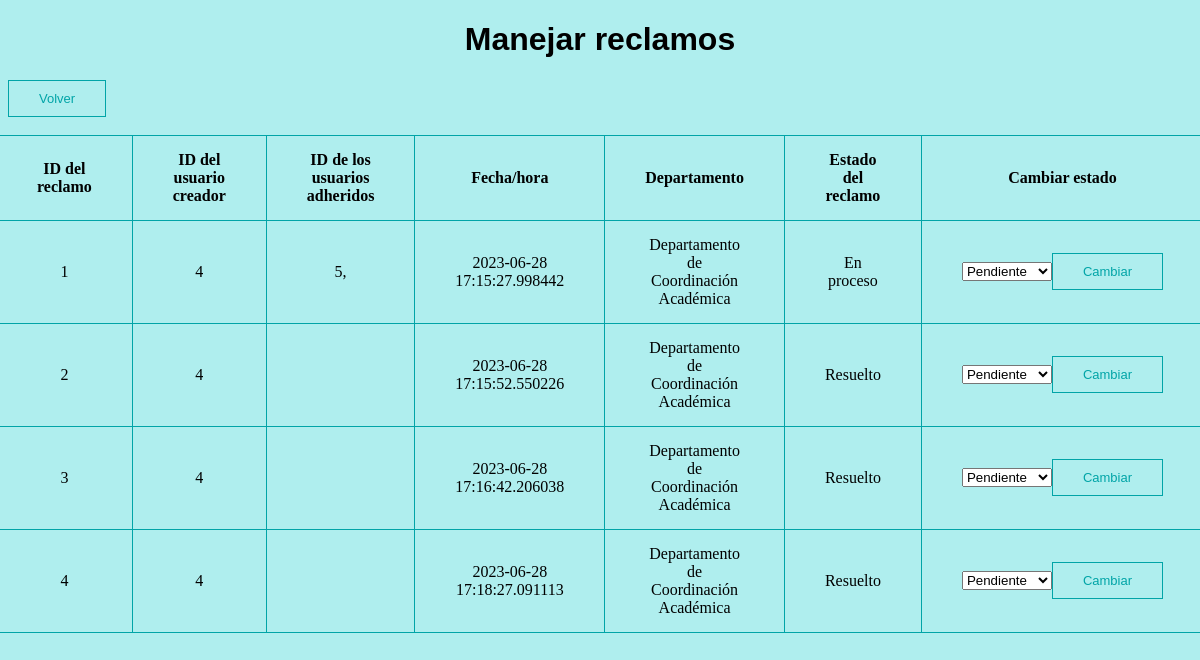
/manejar_reclamo (signed in), run on an earlier commit of the app's database.
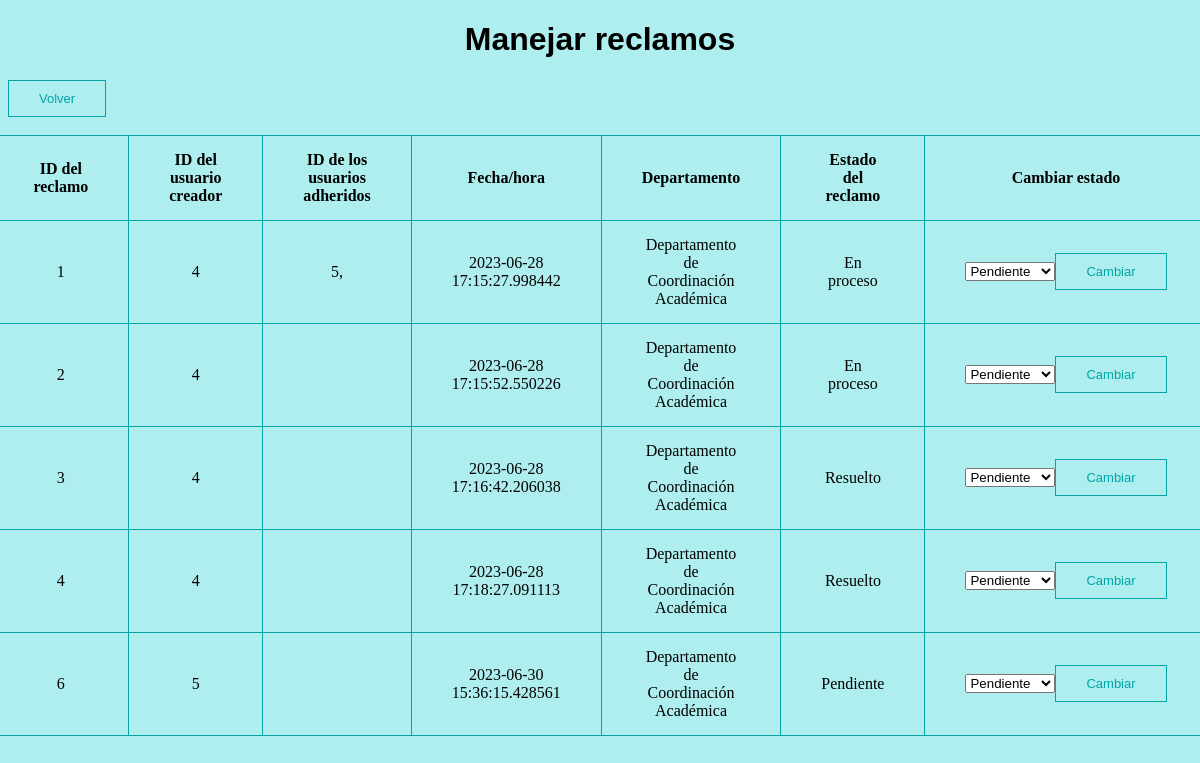
And on a later commit of the database.
### modules/classes.py (models this page shows, shortened)
class Reclamo(db.Model):
    id = db.Column(db.Integer,primary_key=True)
    usuario_creador = db.Column(db.String(100))
    asunto = db.Column(db.String(1000))
    descripcion = db.Column(db.String(1000))
    departamento_id = db.Column(db.Integer, db.ForeignKey('departamento.id'), nullable=True)
    estado =  db.Column(db.String(100))
    adherente = db.Column(db.String(100))
    fecha = db.Column(db.DateTime, default=datetime.utcnow)

class Usuario(db.Model, UserMixin):
    id = db.Column(db.Integer, primary_key=True)
    email = db.Column(db.String(100), unique=True)
    password = db.Column(db.String(100))
    name = db.Column(db.String(1000))
    apellido = db.Column(db.String(1000))
    claustro = db.Column(db.String(100))

class Usuario_final(Usuario):
    def crear_reclamo(self, asunto, descripcion):
        departamento = Clasificador_reclamos.clasificar_reclamo(asunto, descripcion)
        if departamento is None:
            departamento_id = None
        else:
            departamento_id = departamento.id
        reclamo = Reclamo(
            id=None,
            usuario_creador=self.email,
            asunto=asunto,
            descripcion=descripcion,
            estado='Pendiente',
            adherente='',
            fecha=datetime.utcnow(),
            departamento_id=departamento_id
        )
        db.session.add(reclamo)
        db.session.commit()

class Departamento(db.Model):
    id = db.Column(db.Integer, primary_key=True)
    nombre = db.Column(db.String(100), nullable=False)
    jefe = db.Column(db.String(200))

### server.py (the view)
@app.route("/manejar_reclamo", methods=['GET','POST'])
@admin_only
def manejar_reclamo():
    departamentos = Departamento.query.all()
    departamento = Departamento.query.filter_by(id=current_user.id).first()
    if current_user.id == 2:
        reclamos = Reclamo.query.all()
    else:
        reclamos = Reclamo.query.filter_by(departamento_id=departamento.id).all()
    users = Usuario.query.all()
    usuarios = []
    for usuario in users:
        if usuario.id not in admin_list:
            usuarios.append(usuario)
    if request.method == 'POST':
        reclamo_id = request.form.get('reclamo_id')
        estado = request.form.get('estado')
        if reclamo_id is not None and estado is not None:
            current_user.cambiar_estado(reclamo_id,estado)
    return render_template('manejar_reclamo.html',reclamos=reclamos,usuarios=usuarios,departamento=departamento,deptos=departamentos)

### server.py (called while the page is built)
@login_manager.user_loader
def user_loader(user_id):
    user = Usuario.query.get(user_id)
    if user:
        if user.id in admin_list:
            return Jefe_departamento.query.get(user_id)  #en base al id clasifica al usuario actual en jefe o usuario final
        else:
            return Usuario_final.query.get(user_id)

def admin_only(f):
    @wraps(f)
    def decorated_function(*args, **kwargs):
        if not current_user.is_authenticated or current_user.id not in admin_list:
            return abort(403)
        return f(*args, **kwargs)
    return decorated_function

### templates/manejar_reclamo.html (shortened to what this page needs)
<!DOCTYPE html>
<html lang="en">
<html>
    <head style="background-color:paleturquoise">
    </head>
    <body style="background-color:paleturquoise">
        <h1 class="centrar_element">Manejar reclamos</h1>
        <button onclick="location.href='/departamento'">Volver</button><br><br>
        <div class="table-container">
            <table>
                <tr>
                    <td><b>ID del reclamo</b></td>
                    <td><b>ID del usuario creador</b></td>
                    <td><b>ID de los usuarios adheridos</b></td>
                    <td><b>Fecha/hora</b></td>
                    <td><b>Departamento</b></td>
                    <td><b>Estado del reclamo</b></td>
                    <td><b>Cambiar estado</b></td>
                </tr>
                {% for reclamo in reclamos %}
                <tr>
                    <td>{{ reclamo.id }}</td>
                    {% for usuario in usuarios %}
                        {% if usuario.email==reclamo.usuario_creador %}
                        <td>{{ usuario.id }}</td>
                        {% endif %}
                    {% endfor %}
                    <td>
                        {% for usuario in usuarios %}
                            {% if usuario.email in reclamo.adherente %}
                                {% if reclamo.adherente == '' %}
                                    <p>No hay adherentes</p>
                                {% else %}
                                    {{ usuario.id }},
                                {% endif %}
                            {% endif %}
                        {% endfor %}
                    </td>
                    <td>{{ reclamo.fecha }}</td>
                    {% if reclamo.departamento_id == None %}
                        <td>En espera de asignacion</td>
                    {% else %}
                        {% for departamento in deptos %}
                            {% if reclamo.departamento_id ==  departamento.id %}
                                <td>{{ departamento.nombre }}</td>
                            {% endif %}
                        {% endfor %}
                    {% endif %}
                    <td>{{ reclamo.estado }}</td>
                    <td>
                        <form action="{{ url_for('manejar_reclamo') }}" method="post">
                            <div class="centrar_element">
                            <select name="estado" id="estado">
                                <option value="Pendiente">Pendiente</option>
                            </select>
                            <button type="submit">Cambiar</button>
                            </div>
                        </form>
                    </td>
                </tr>
                {% endfor %}
            </table>
        </div>
    </body>
</html>

### templates/manejar_reclamo.html (style rules this page uses)
table,tr,td { align-content: center; padding-top: 15px; padding-bottom: 15px; padding-right:40px; padding-left: 40px; border: 1px solid #01a4a7; border-collapse: collapse; text-align: center; }
table { max-width: 100%; }
button, input[type="submit"] { border:1px solid #01a4a7; border-style: double; color:#01a4a7; align-content: center; background-color: paleturquoise; padding: 10px 30px; cursor: pointer; font-size: small; }
h1 { color:black; font-family:Arial, Helvetica, sans-serif; }
.centrar_element { align-items: center; justify-content: center; display: flex; }
.table-container { display: flex; justify-content: center; }

What changed in the data, as far as the page shows it:
changed Reclamo id 2: estado "Resuelto" → "En proceso"
added Reclamo: id "6", fecha "2023-06-30 15:36:15.428561", estado "Pendiente", Usuario_final (id "5"), Departamento (nombre "Departamento de Coordinación Académica")
